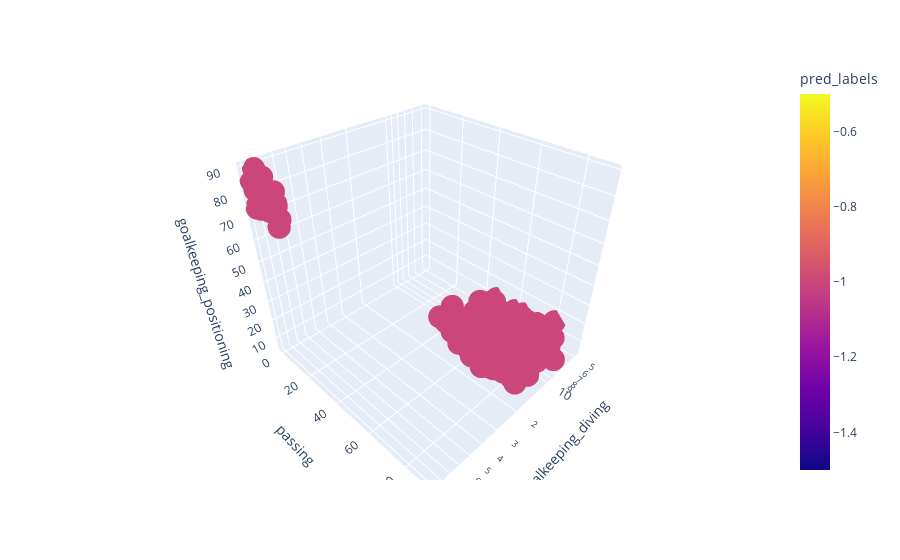

The cell this chart's notebook holds for it:
### Code cell
fig = px.scatter_3d(DBScan_df, x='goalkeeping_diving', y='passing', z='goalkeeping_positioning',
              color="pred_labels", log_x=True, hover_name="name", hover_data=["pace"])

fig.show()

### Figure 1 — Plotly figure (JSON) as saved in the notebook; plotly's stock layout.template omitted (floating-point values rounded to 4 significant figures; data arrays with more than 128 entries replaced by an {"elided": "..."} marker saying what was removed)
{"data": [{"customdata": {"elided": "391x1 int values"}, "hovertemplate": "<b>%{hovertext}</b><br><br>goalkeeping_diving=%{x}<br>passing=%{y}<br>goalkeeping_positioning=%{z}<br>pace=%{customdata[0]}<br>pred_labels=%{marker.color}<extra></extra>", "hovertext": {"elided": "391 str values"}, "legendgroup": "", "marker": {"color": {"elided": "391 int values"}, "coloraxis": "coloraxis", "symbol": "circle"}, "mode": "markers", "name": "", "scene": "scene", "showlegend": false, "type": "scatter3d", "x": {"elided": "391 int values"}, "y": {"elided": "391 int values"}, "z": {"elided": "391 int values"}}], "layout": {"coloraxis": {"colorbar": {"title": {"text": "pred_labels"}}, "colorscale": [[0, "#0d0887"], [0.1111, "#46039f"], [0.2222, "#7201a8"], [0.3333, "#9c179e"], [0.4444, "#bd3786"], [0.5556, "#d8576b"], [0.6667, "#ed7953"], [0.7778, "#fb9f3a"], [0.8889, "#fdca26"], [1, "#f0f921"]]}, "legend": {"tracegroupgap": 0}, "margin": {"t": 60}, "scene": {"domain": {"x": [0, 1], "y": [0, 1]}, "xaxis": {"title": {"text": "goalkeeping_diving"}, "type": "log"}, "yaxis": {"title": {"text": "passing"}}, "zaxis": {"title": {"text": "goalkeeping_positioning"}}}}}
